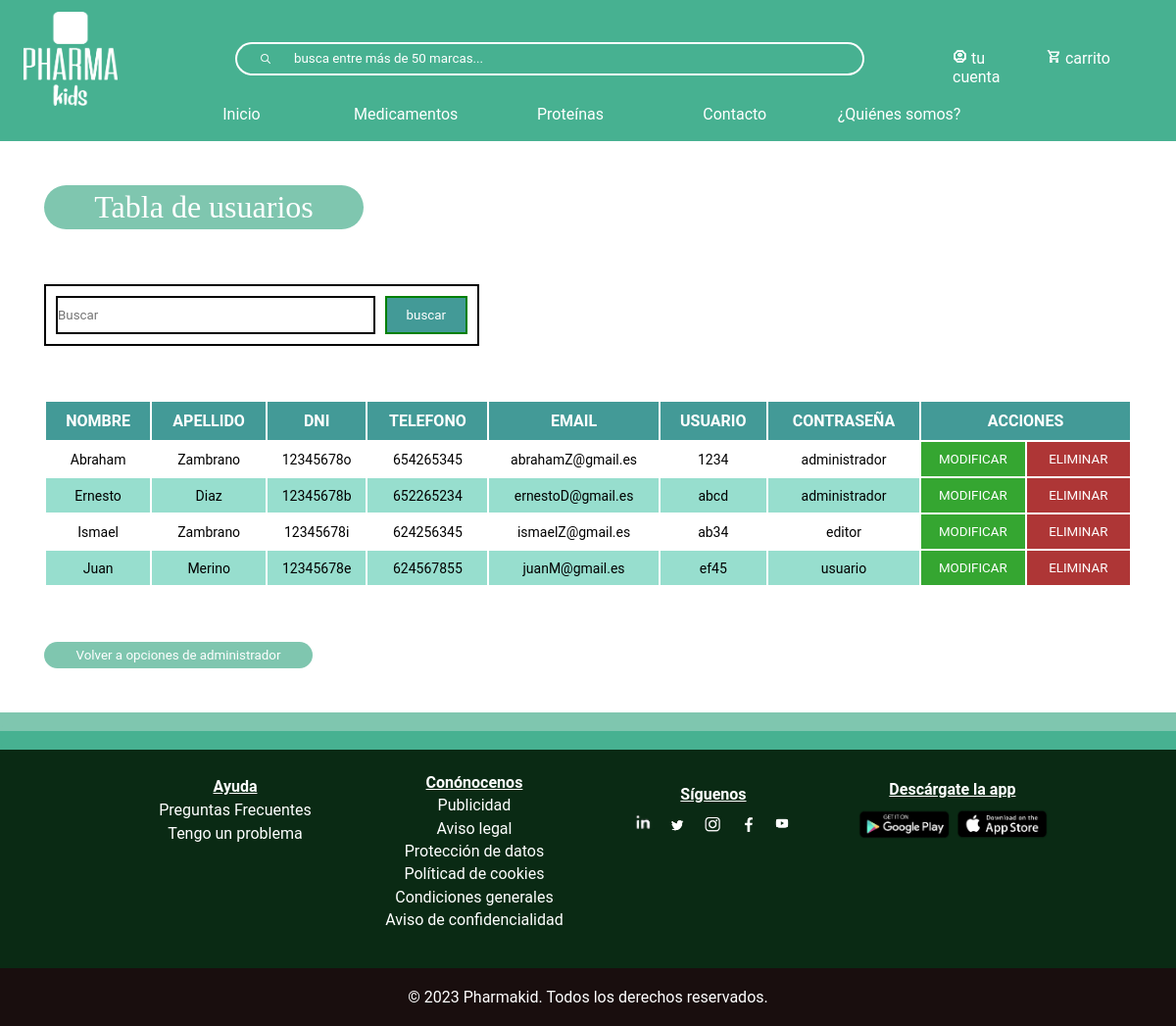
The app's page /tablaUsuario.php (signed in) with its own data.
### tables this page shows
CREATE TABLE `usuario` (
  `codigoPostal` varchar(5) NOT NULL,
  `nombre` varchar(50) NOT NULL,
  `apellidos` varchar(100) NOT NULL,
  `email` varchar(100) NOT NULL,
  `usuario` varchar(50) NOT NULL,
  `telefono` int(9) NOT NULL,
  `contrasena` varchar(50) NOT NULL,
  `dni` varchar(9) NOT NULL,
  `idUsuario` varchar(10) NOT NULL,
  `rol` varchar(20) NOT NULL
);

### tablaUsuario.php (the view, shortened to what this page needs)
<?php
include_once("bbdd/connexionBaseDeDatos.php");
?>
<!DOCTYPE html>
<html lang="en">
<head>
    <link rel="stylesheet" type="text/css" href="css/index.css" >
    <link rel="stylesheet" type="text/css" href="css/header.css" >
    <link rel="stylesheet" type="text/css" href="css/footer.css" >
    <link rel="stylesheet" type="text/css" href="css/tablas.css" >
</head>
<body>
    <?php require("footerHeader/header.php")?>
     <div id="divTabla">
        <h1>Tabla de usuarios</h1>
            <form action="buscar-user.php" class="form-buscar-user" method="get" name="formu">
                <div class="inputs-buscar-user">
                    <input class="busqueda" type="text" placeholder="Buscar"/>
                    <input class="buscar-user" type="submit" value="buscar"/>
                </div>
            </form>
    <?php
    $sql = mysqli_query($conexion, "SELECT * FROM usuario ORDER BY usuario");
    $resultado = mysqli_num_rows($sql);
    if($resultado > 0){
        echo "
        <table>
            <tr>
                <th>NOMBRE</th>
                <th>APELLIDO</th>
                <th>DNI</th>
                <th>TELEFONO</th>
                <th>EMAIL</th>
                <th>USUARIO</th>
                <th>CONTRASEÑA</th>
                <th>ACCIONES</th>
            </tr>
        ";
        while ($row = mysqli_fetch_assoc($sql)) {
            $nombre = $row["nombre"];
            $apellido = $row['apellidos'];
            $dni = $row["dni"];
            $telefono = $row["telefono"];
            $email = $row["email"];
            $contrasena = $row["contrasena"];
            $rol = $row["rol"];
            echo"
            <tr>
              <td>$nombre</td>
              <td>$apellido</td>
              <td>$dni</td>
              <td>$telefono</td>
              <td>$email</td>
              <td>$contrasena</td>
              <td>$rol</td>
              <td class='td-btn'>
                            <input class='modificar' type='submit' value='MODIFICAR'/>
                            <input class='eliminar' type='submit' value='ELIMINAR'/>
                    </td>
            </tr>
                ";
            }
    }
    else
    {
      echo "<h3 style='text-align:-webkit-center'>No encontrado</h3>";
    }
    ?>
  </table>
  <button><a href="administrador.php">Volver a opciones de administrador</a></button>
</div>
    <?php require("footerHeader/footer.php")?>
</body>
</html>

### css/index.css (style rules this page uses)
* { font-family: "Roboto"; padding: 0; margin: 0; box-sizing: border-box; }

### css/header.css (style rules this page uses)
* { margin: 0; box-sizing: border-box; }
a { text-decoration: none; }

### css/tablas.css (style rules this page uses)
.form-buscar-user { border: 2px solid black; padding: 10px; }
table { width: 100%; }
#divTabla { display: flex; flex-direction: column; width: 100%; padding: 45px; text-align: center; }
#divTabla form { margin-left: 0; width: 40%; margin-bottom: 5%; }
#divTabla h1 { text-align: center; color: #FFFFFF; background-color: #7FC6AF; border-radius: 2em; margin-bottom: 5%; width: 100%; text-align: center; max-width: 326px; padding: 4px; font-weight: normal; font-family: Manrope; }
table { width: 100%; border-radius: 20px; }
#divTabla table td { color: #000; border-spacing: 4px; border-collapse: separate; padding: 5px; text-align: center; font-size: calc(8px + 0.5vw); }
#divTabla table th { background-color: #439A97; color: #fff; padding: 10px; }
table tr:nth-child(odd) { background-color: #97DECE; }
#divTabla > button { margin-top: 5%; background-color: #7FC6AF; border-radius: 2em; width: 100%; padding: 6px; max-width: 274px; border: none; }
.buscar-user-prot, .buscar-user { color: white; border: 2px solid black; background-color: #439A97; border: 2px solid green; margin-left:10px ; padding:10px 20px; }
.busqueda { border:2px solid black; width: 100%; }
.form-buscar-user { border: 2px solid black; display: flex; padding: 10px; }
.inputs-buscar-user { display: flex; width: 100%; }
#divTabla button a { color: #FFFFFF; }
#divTabla .td-btn { width: 100%; background-color: #F1F1F1; display: flex; padding: 0; justify-content: center; height: 100%; align-items: center; }
.modificar { background-color: #35a631; color: white; padding: 10px; height: 100%; margin-right: 2px; width: 100%; border: none; }
.eliminar { width: 100%; height: 100%; background-color: #ae3636; color: white; padding: 10px; border: none; }
#divTabla table td:last-child { background-color: #fff; }

### records on screen
usuario: nombre "Abraham", apellidos "Zambrano", dni "12345678o", telefono "654265345", email "abrahamZ@gmail.es", contrasena "1234", rol "administrador"
usuario: nombre "Ernesto", apellidos "Diaz", dni "12345678b", telefono "652265234", email "ernestoD@gmail.es", contrasena "abcd", rol "administrador"
usuario: nombre "Ismael", apellidos "Zambrano", dni "12345678i", telefono "624256345", email "ismaelZ@gmail.es", contrasena "ab34", rol "editor"
usuario: nombre "Juan", apellidos "Merino", dni "12345678e", telefono "624567855", email "juanM@gmail.es", contrasena "ef45", rol "usuario"
